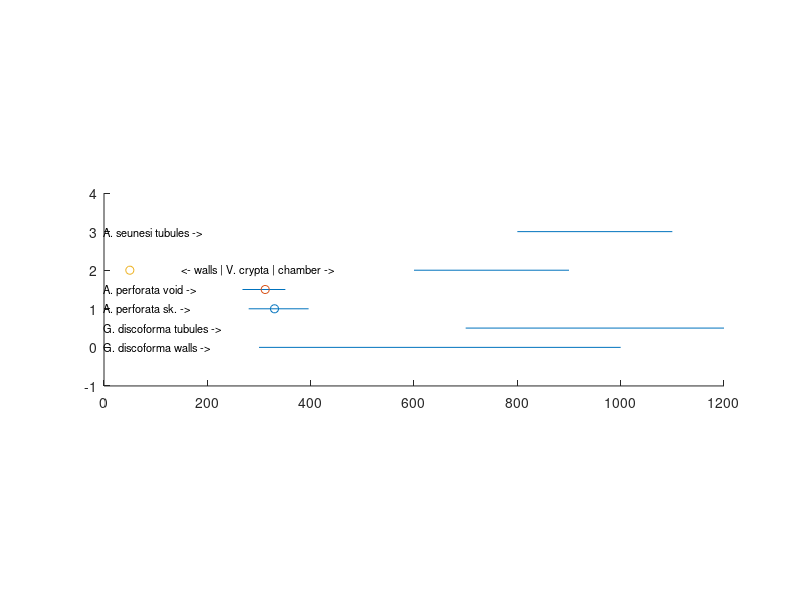

MATLAB code for this plot:
function complete = comparison_figure
    % Produces outlines for Figure 3A in Mehra et. al. 2020
    close all
    complete = false;
    
    figure;
    
    hold on
    
    % Gigantosponia
    
    % Walls
    
    line([300, 1000], [0,0]);
    
    text(0, 0, 'G. discoforma walls ->', 'FontSize', 8);
    
    % Tubules
    
    line([700, 1200], [0.5,0.5]);
    
    text(0, 0.5, 'G. discoforma tubules ->', 'FontSize', 8);
    
    % A. perforata skeleton and void (this paper)
    
    % 25th and 75th percentiles
    
    line([280, 396], [1,1]);
    
    text(0, 1, 'A. perforata sk. ->', 'FontSize', 8);
    
    % Median
    
    scatter(330, 1);
    
    % Void
    
    % 25th and 75th percentiles
    
    line([268, 351], [1.5, 1.5]);
    
    % Median
    
    scatter(312, 1.5);
    
    text(0, 1.5, 'A. perforata void ->', 'FontSize', 8);

    % V. crypta walls, from Recent Sphinctozoa, Order Verticillitida, Family Verticillitidae Steinmann, 1882
    
    scatter(50, 2);
 
    % V crypta chamber size
    
    line([600, 900], [2,2]);
    
    text(150, 2, '<- walls | V. crypta | chamber ->', 'FontSize', 8);
    
    % A seunesi tubule diameter
    
    line([800, 1100], [3, 3]);
    
    text(0, 3, 'A. seunesi tubules ->', 'FontSize', 8);

    ylim([-1, 4]);
    
    pbaspect([4.5, 1.4, 1]);
    
    print('./comparison_outline.eps', '-painters', '-depsc');
    
    complete = true;
end